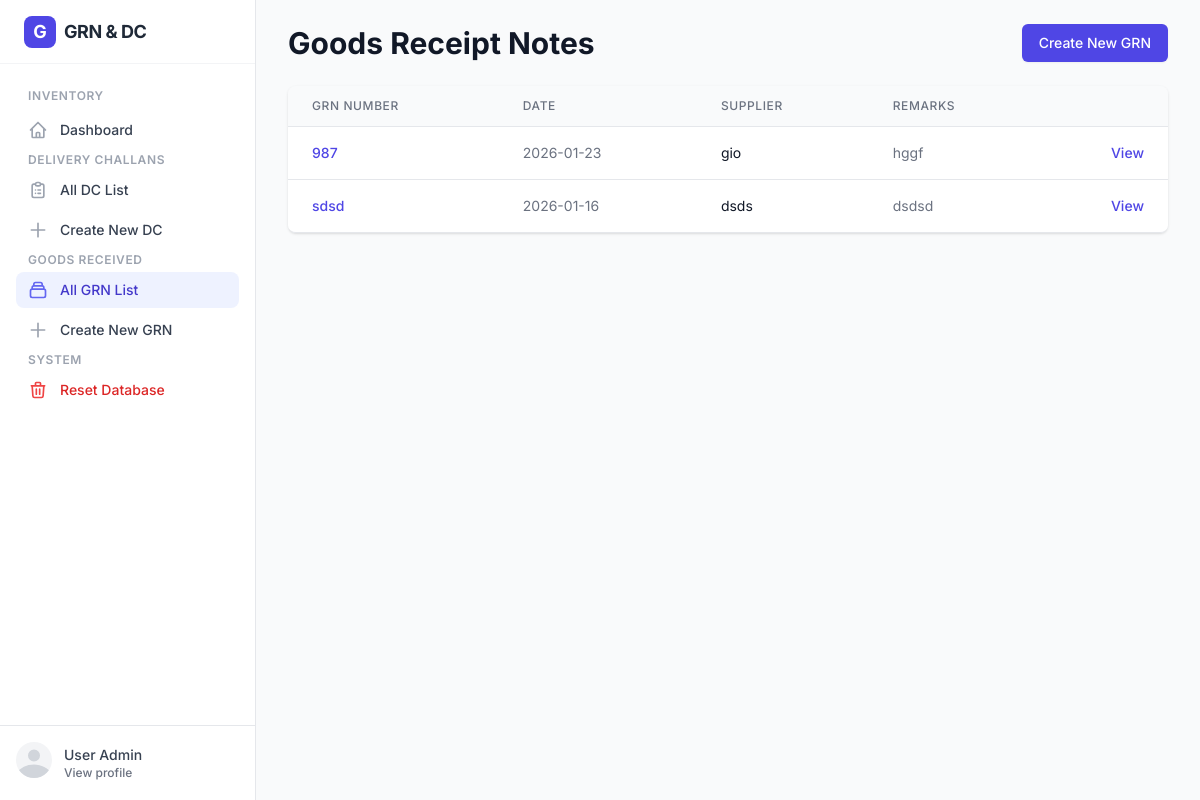
/grn, run on an earlier commit of the app's database.
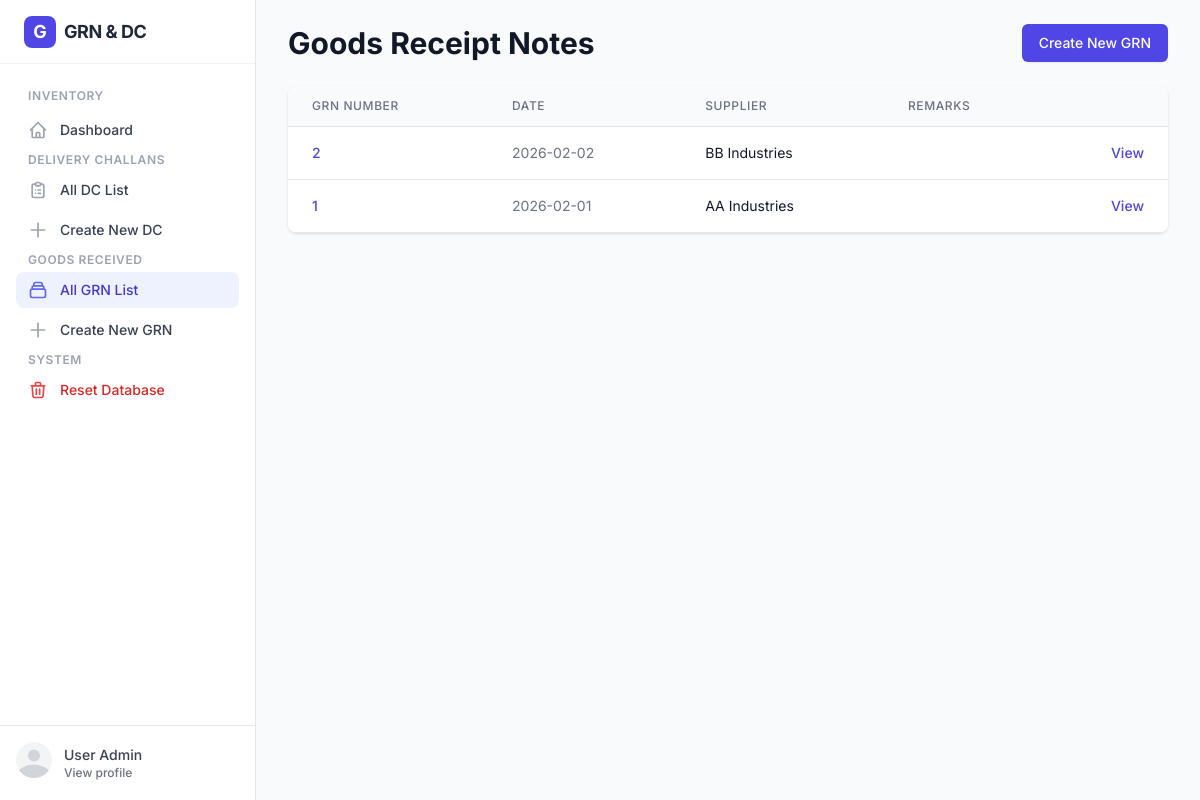
And on a later commit of the database.
### tables this page shows
CREATE TABLE grn (
            id INTEGER PRIMARY KEY AUTOINCREMENT,
            grn_number TEXT UNIQUE,
            date TEXT,
            supplier_name TEXT,
            remarks TEXT
        );

### app.py (the view)
@app.route("/grn")
def list_grn():
    conn = get_db_connection()
    grns = conn.execute(
        "SELECT * FROM grn ORDER BY id DESC"
    ).fetchall()
    conn.close()
    return render_template("list_grn.html", grns=grns)

### app.py (called while the page is built)
def get_db_connection():
    conn = sqlite3.connect(DB_NAME)
    conn.row_factory = sqlite3.Row
    return conn

### templates/list_grn.html (shortened to what this page needs)
{% extends "base.html" %}
{% block content %}
<div class="space-y-6">
    <div class="md:flex md:items-center md:justify-between">
        <div class="flex-1 min-w-0">
            <h2 class="text-2xl font-bold leading-7 text-gray-900 sm:text-3xl sm:truncate">
                Goods Receipt Notes
            </h2>
        </div>
        <div class="mt-4 flex md:mt-0 md:ml-4">
            <a href="/grn/new"
                class="ml-3 inline-flex items-center px-4 py-2 border border-transparent rounded-md shadow-sm text-sm font-medium text-white bg-indigo-600 hover:bg-indigo-700 focus:outline-none focus:ring-2 focus:ring-offset-2 focus:ring-indigo-500">
                Create New GRN
            </a>
        </div>
    </div>
    <div class="flex flex-col">
        <div class="-my-2 overflow-x-auto sm:-mx-6 lg:-mx-8">
            <div class="py-2 align-middle inline-block min-w-full sm:px-6 lg:px-8">
                <div class="shadow overflow-hidden border-b border-gray-200 sm:rounded-lg">
                    <table class="min-w-full divide-y divide-gray-200">
                        <thead class="bg-gray-50">
                            <tr>
                                <th scope="col"
                                    class="px-6 py-3 text-left text-xs font-medium text-gray-500 uppercase tracking-wider">
                                    GRN Number
                                </th>
                                <th scope="col"
                                    class="px-6 py-3 text-left text-xs font-medium text-gray-500 uppercase tracking-wider">
                                    Date
                                </th>
                                <th scope="col"
                                    class="px-6 py-3 text-left text-xs font-medium text-gray-500 uppercase tracking-wider">
                                    Supplier
                                </th>
                                <th scope="col"
                                    class="px-6 py-3 text-left text-xs font-medium text-gray-500 uppercase tracking-wider">
                                    Remarks
                                </th>
                                <th scope="col" class="relative px-6 py-3">
                                </th>
                            </tr>
                        </thead>
                        <tbody class="bg-white divide-y divide-gray-200">
                            {% for grn in grns %}
                            <tr class="hover:bg-gray-50 transition-colors">
                                <td class="px-6 py-4 whitespace-nowrap text-sm font-medium text-indigo-600">
                                    <a href="/grn/{{ grn['id'] }}">{{ grn['grn_number'] }}</a>
                                </td>
                                <td class="px-6 py-4 whitespace-nowrap text-sm text-gray-500">
                                    {{ grn['date'] }}
                                </td>
                                <td class="px-6 py-4 whitespace-nowrap text-sm text-gray-900">
                                    {{ grn['supplier_name'] }}
                                </td>
                                <td class="px-6 py-4 text-sm text-gray-500 max-w-xs truncate">
                                    {{ grn['remarks'] }}
                                </td>
                                <td class="px-6 py-4 whitespace-nowrap text-right text-sm font-medium">
                                    <a href="/grn/{{ grn['id'] }}"
                                        class="text-indigo-600 hover:text-indigo-900">View</a>
                                </td>
                            </tr>
                            {% endfor %}
                        </tbody>
                    </table>
                </div>
            </div>
        </div>
    </div>
</div>
{% endblock %}

What changed in the data, as far as the page shows it:
removed grn: grn_number "987", date "2026-01-23", supplier_name "gio", remarks "hggf"
removed grn: grn_number "sdsd", date "2026-01-16", supplier_name "dsds", remarks "dsdsd"
added grn: grn_number "2", date "2026-02-02", supplier_name "BB Industries"
added grn: grn_number "1", date "2026-02-01", supplier_name "AA Industries"
